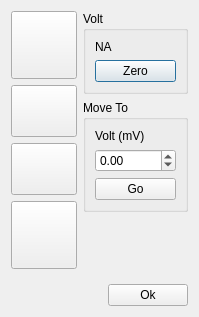
<?xml version="1.0" encoding="UTF-8"?>
<ui version="4.0">
 <class>Dialog</class>
 <widget class="QDialog" name="Dialog">
  <property name="geometry">
   <rect>
    <x>0</x>
    <y>0</y>
    <width>191</width>
    <height>317</height>
   </rect>
  </property>
  <property name="windowTitle">
   <string>Dialog</string>
  </property>
  <layout class="QVBoxLayout" name="verticalLayout_5">
   <item>
    <layout class="QHBoxLayout" name="horizontalLayout">
     <item>
      <layout class="QVBoxLayout" name="verticalLayout_2">
       <item>
        <widget class="QPushButton" name="upLButton">
         <property name="minimumSize">
          <size>
           <width>66</width>
           <height>68</height>
          </size>
         </property>
         <property name="maximumSize">
          <size>
           <width>66</width>
           <height>68</height>
          </size>
         </property>
         <property name="text">
          <string/>
         </property>
         <property name="iconSize">
          <size>
           <width>56</width>
           <height>56</height>
          </size>
         </property>
         <property name="autoDefault">
          <bool>false</bool>
         </property>
        </widget>
       </item>
       <item>
        <widget class="QPushButton" name="upSButton">
         <property name="minimumSize">
          <size>
           <width>66</width>
           <height>52</height>
          </size>
         </property>
         <property name="maximumSize">
          <size>
           <width>66</width>
           <height>52</height>
          </size>
         </property>
         <property name="text">
          <string/>
         </property>
         <property name="iconSize">
          <size>
           <width>56</width>
           <height>56</height>
          </size>
         </property>
         <property name="autoDefault">
          <bool>false</bool>
         </property>
        </widget>
       </item>
       <item>
        <widget class="QPushButton" name="downSButton">
         <property name="minimumSize">
          <size>
           <width>66</width>
           <height>52</height>
          </size>
         </property>
         <property name="maximumSize">
          <size>
           <width>66</width>
           <height>52</height>
          </size>
         </property>
         <property name="text">
          <string/>
         </property>
         <property name="iconSize">
          <size>
           <width>56</width>
           <height>56</height>
          </size>
         </property>
         <property name="autoDefault">
          <bool>false</bool>
         </property>
        </widget>
       </item>
       <item>
        <widget class="QPushButton" name="downLButton">
         <property name="minimumSize">
          <size>
           <width>66</width>
           <height>68</height>
          </size>
         </property>
         <property name="maximumSize">
          <size>
           <width>66</width>
           <height>68</height>
          </size>
         </property>
         <property name="text">
          <string/>
         </property>
         <property name="iconSize">
          <size>
           <width>56</width>
           <height>56</height>
          </size>
         </property>
         <property name="autoDefault">
          <bool>false</bool>
         </property>
        </widget>
       </item>
       <item>
        <spacer name="verticalSpacer_2">
         <property name="orientation">
          <enum>Qt::Vertical</enum>
         </property>
         <property name="sizeHint" stdset="0">
          <size>
           <width>20</width>
           <height>40</height>
          </size>
         </property>
        </spacer>
       </item>
      </layout>
     </item>
     <item>
      <layout class="QVBoxLayout" name="verticalLayout_4">
       <item>
        <widget class="QGroupBox" name="groupBox">
         <property name="title">
          <string>Volt</string>
         </property>
         <layout class="QVBoxLayout" name="verticalLayout">
          <item>
           <widget class="QLabel" name="galvoVoltLabel">
            <property name="text">
             <string>NA</string>
            </property>
           </widget>
          </item>
          <item>
           <widget class="QPushButton" name="zeroButton">
            <property name="sizePolicy">
             <sizepolicy hsizetype="Minimum" vsizetype="Fixed">
              <horstretch>0</horstretch>
              <verstretch>0</verstretch>
             </sizepolicy>
            </property>
            <property name="text">
             <string>Zero</string>
            </property>
           </widget>
          </item>
         </layout>
        </widget>
       </item>
       <item>
        <widget class="QGroupBox" name="moveToGroupBox">
         <property name="title">
          <string>Move To</string>
         </property>
         <layout class="QVBoxLayout" name="verticalLayout_3">
          <item>
           <widget class="QLabel" name="goLabel">
            <property name="text">
             <string>Volt (mV)</string>
            </property>
           </widget>
          </item>
          <item>
           <widget class="QDoubleSpinBox" name="goSpinBox">
            <property name="minimum">
             <double>-10000.000000000000000</double>
            </property>
            <property name="maximum">
             <double>10000.000000000000000</double>
            </property>
            <property name="singleStep">
             <double>0.050000000000000</double>
            </property>
           </widget>
          </item>
          <item>
           <widget class="QPushButton" name="goButton">
            <property name="text">
             <string>Go</string>
            </property>
           </widget>
          </item>
         </layout>
        </widget>
       </item>
       <item>
        <spacer name="verticalSpacer">
         <property name="orientation">
          <enum>Qt::Vertical</enum>
         </property>
         <property name="sizeHint" stdset="0">
          <size>
           <width>17</width>
           <height>48</height>
          </size>
         </property>
        </spacer>
       </item>
      </layout>
     </item>
    </layout>
   </item>
   <item>
    <layout class="QHBoxLayout" name="horizontalLayout_2">
     <item>
      <spacer name="horizontalSpacer">
       <property name="orientation">
        <enum>Qt::Horizontal</enum>
       </property>
       <property name="sizeHint" stdset="0">
        <size>
         <width>40</width>
         <height>20</height>
        </size>
       </property>
      </spacer>
     </item>
     <item>
      <widget class="QPushButton" name="okButton">
       <property name="text">
        <string>Ok</string>
       </property>
      </widget>
     </item>
    </layout>
   </item>
  </layout>
 </widget>
 <resources/>
 <connections/>
</ui>
